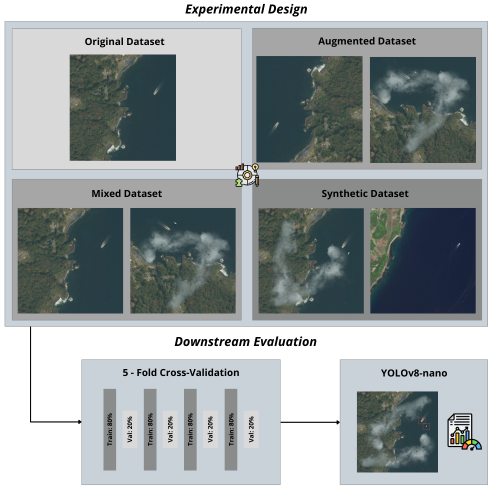
#> input picture images/Dataset Experiment.png, 987 x 973 px, found by its file name (shown at 1/2 size); its folder holds only this picture in this run
$ jupyter execute --allow-errors masativ2_testing.ipynb
#> lines starting #> are read from the running program, lines starting #| are printed output that depends on the picture
# Exploratory Data Analysis - MasatiV2 Dataset

This dataset provides maritime scenes of optical aerial images from visible spectrum. The MASATI dataset contains color images in dynamic marine environments, and it can be used to evaluate ship detection methods. Each image may contain one or multiple targets in different weather and illumination conditions. The datasets is composed of 7,389 satellite images labeled according to the following seven classes: land, coast, sea, ship, multi, coast-ship, and detail. In addition, labeling with the bounding box for the location of the vessels is also included.
The dataset can be found through the following url: https://www.iuii.ua.es/datasets/masati/}

[cell 1]
# Import necessary libraries
import os
import io
import numpy as np
from PIL import Image
import matplotlib.pyplot as plt
import seaborn as sns
import xml.etree.ElementTree as ET
from tqdm import tqdm

## Load the images

[cell 2]
## Image Loading and Preprocessing
def load_and_preprocess_image(image_path, target_size=(224, 224)):
    """
    Load and preprocess an image.

    Args:
        image_path (str): Path to the image file
        target_size (tuple): Desired output size (width, height)

    Returns:
        PIL.Image: Preprocessed image
    """
#> called with target_size = (224, 224)
    # Load image
    img = Image.open(image_path)
#> img is the input picture: PIL image 987x973 RGBA; mean R, G, B, A 154, 160.7, 162.1, 255

    # Convert to RGB if necessary
    if img.mode != 'RGB':
        img = img.convert('RGB')
#> img: PIL image 987x973 RGB

    # Resize image
    img = img.resize(target_size, Image.Resampling.LANCZOS)
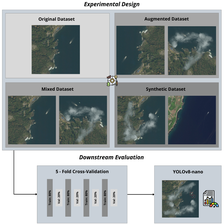
#> img: PIL image 224x224 RGB; mean R, G, B 153.8, 160.5, 161.9

    return img


def load_images_from_directory(directory_path, target_size=(224, 224)):
    """
    Load all images from a directory and preprocess them.

    Args:
        directory_path (str): Path to the directory containing images
        target_size (tuple): Desired output size (width, height)

    Returns:
        list: List of preprocessed images
    """
    images = []
    valid_extensions = {'.jpg', '.jpeg', '.png', '.bmp'}

    for filename in tqdm(os.listdir(directory_path)):
        if os.path.splitext(filename)[1].lower() in valid_extensions:
            image_path = os.path.join(directory_path, filename)
            try:
                img = load_and_preprocess_image(image_path, target_size)
                images.append(img)
            except Exception as e:
                print(f"Error loading {filename}: {str(e)}")

    return images

# Load multiple images from a directory
root_dir = "E:/Datasets/masati-thesis/images"
images = load_images_from_directory(root_dir)
#> images = 1 item

[cell 3]
def parse_voc_xml(xml_path):
    """
    Parse PASCAL VOC annotation XML file.

    Args:
        xml_path (str): Path to XML annotation file

    Returns:
        tuple: (list of bounding boxes, list of class labels)
    """
    tree = ET.parse(xml_path)
    root = tree.getroot()

    boxes = []
    class_labels = []

    for obj in root.findall('object'):
        name = obj.find('name').text
        bbox = obj.find('bndbox')
        xmin = float(bbox.find('xmin').text)
        ymin = float(bbox.find('ymin').text)
        xmax = float(bbox.find('xmax').text)
        ymax = float(bbox.find('ymax').text)

        boxes.append([xmin, ymin, xmax, ymax])
        class_labels.append(name)

    return boxes, class_labels

## Object Distribution

[cell 4]
def create_ship_histogram(xml_folder):
    ship_counts = []

    # Loop over all XML files in the folder
    for xml_file in tqdm(os.listdir(xml_folder)):
        if xml_file.endswith('.xml'):
            xml_path = os.path.join(xml_folder, xml_file)
            _, class_labels = parse_voc_xml(xml_path)

            # Count the number of ships in this XML
            ship_count = len(class_labels)
            ship_counts.append(ship_count)

    # Create histogram
    plt.figure(figsize=(10, 4))
    plt.hist(ship_counts, bins=range(min(ship_counts), max(ship_counts) + 2), edgecolor='black', density=True, alpha=0.6)

    # Add KDE density plot
    sns.kdeplot(ship_counts, color='red', linestyle='--', linewidth=2, label='Density Function')

    # Add labels and title
    plt.title(f'Distribution of Ships in {os.path.basename(xml_folder)}')
    plt.xlabel('Number of Ships per Image')
    plt.ylabel('Density')
    plt.legend()

    # Show plot
    plt.show()

xml_folder = "E:/Datasets/masati-thesis/annotations"
#> (the rest of this cell did not finish here and is left out)

[cell 5]
xml_folder = "E:/Datasets/MasatiV2/multi_labels"
#> (the rest of this cell did not finish here and is left out)


[cell 6]
xml_folder = "E:/Datasets/MasatiV2/coast_ship_labels"
#> (the rest of this cell did not finish here and is left out)


$ run again, on images/aug-transformations.png
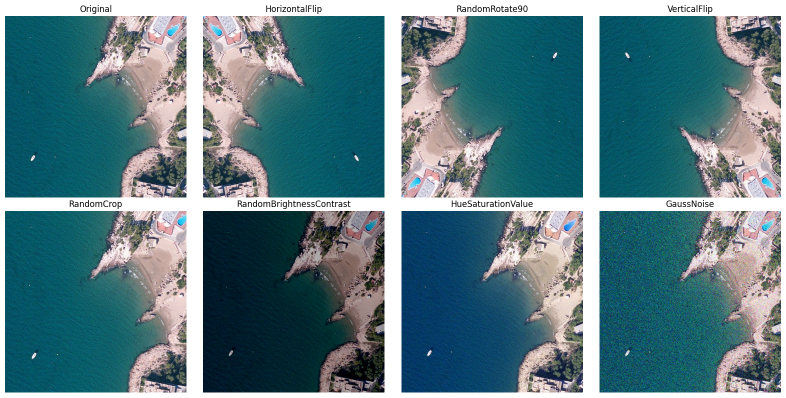
#> input picture images/aug-transformations.png, 1571 x 795 px, found by its file name (shown at 1/2 size)
#> in load_and_preprocess_image, img is the input picture: PIL image 1571x795 RGBA; mean R, G, B, A 92.9, 126.5, 134.2, 255
#> in load_and_preprocess_image, `img = img.resize(target_size, Image.Resampling.LANCZOS)`:
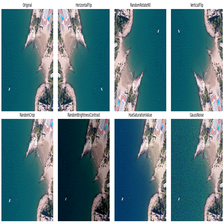
#> img: PIL image 224x224 RGB; mean R, G, B 92.6, 126.1, 133.8
#> images = 1 item

$ run again, on images/augmented_pred.jpg
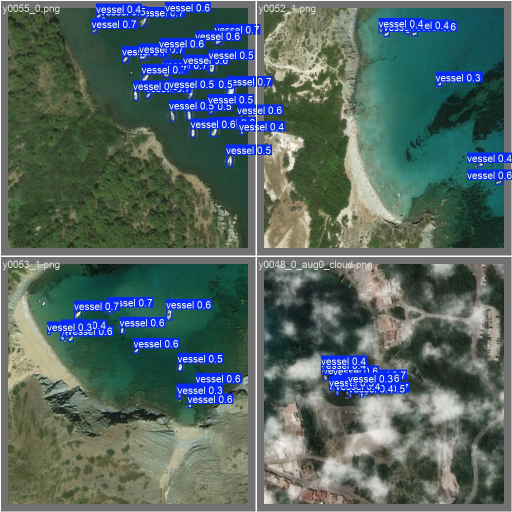
#> input picture images/augmented_pred.jpg, 1024 x 1024 px, found by its file name (shown at 1/2 size)
#> in load_and_preprocess_image, img is the input picture: PIL image 1024x1024 RGB; mean R, G, B 84.1, 102.7, 100.1
#> in load_and_preprocess_image, `img = img.resize(target_size, Image.Resampling.LANCZOS)`:
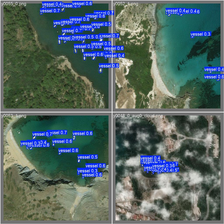
#> img: PIL image 224x224 RGB; mean R, G, B 84, 102.5, 99.9
#> images = 1 item

$ run again, on images/bad-wake-img.png
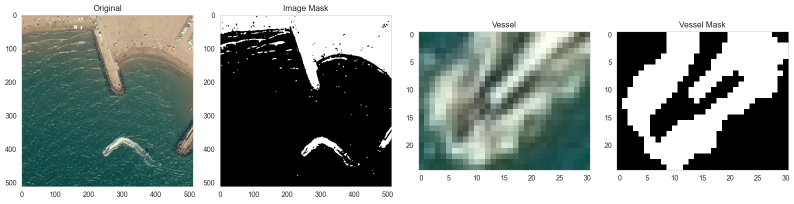
#> input picture images/bad-wake-img.png, 1588 x 407 px, found by its file name (shown at 1/2 size)
#> in load_and_preprocess_image, img is the input picture: PIL image 1588x407 RGBA; mean R, G, B, A 145.5, 153.7, 149.6, 255
#> in load_and_preprocess_image, `img = img.resize(target_size, Image.Resampling.LANCZOS)`:
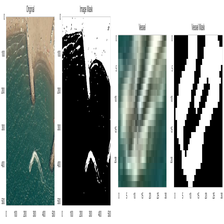
#> img: PIL image 224x224 RGB; mean R, G, B 145.3, 153.6, 149.5
#> images = 1 item

$ run again, on images/Pipeline Base.png
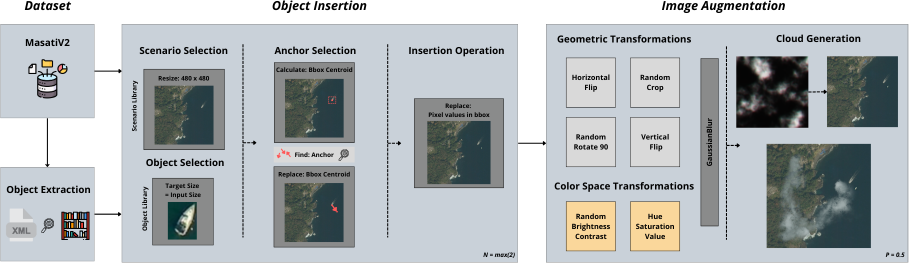
#> input picture images/Pipeline Base.png, 1817 x 527 px, found by its file name (shown at 1/2 size)
#> in load_and_preprocess_image, img is the input picture: PIL image 1817x527 RGBA; mean R, G, B, A 178, 183.3, 185.9, 255
#> in load_and_preprocess_image, `img = img.resize(target_size, Image.Resampling.LANCZOS)`:
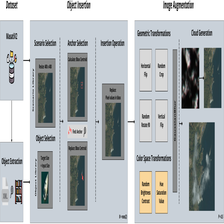
#> img: PIL image 224x224 RGB; mean R, G, B 177.8, 183.2, 185.8
#> images = 1 item
